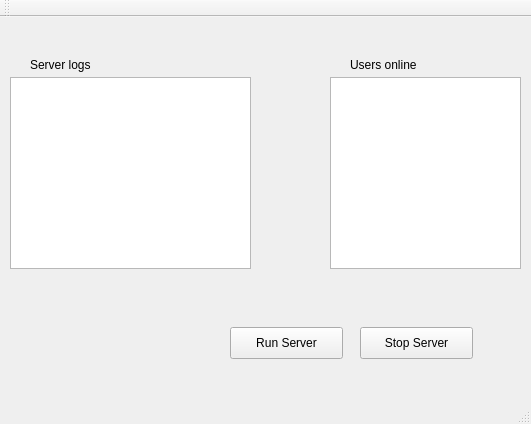
<?xml version="1.0" encoding="UTF-8"?>
<ui version="4.0">
 <class>ServerWindow</class>
 <widget class="QMainWindow" name="ServerWindow">
  <property name="geometry">
   <rect>
    <x>0</x>
    <y>0</y>
    <width>531</width>
    <height>424</height>
   </rect>
  </property>
  <property name="windowTitle">
   <string>ServerWindow</string>
  </property>
  <widget class="QWidget" name="centralWidget">
   <widget class="QTextBrowser" name="Logs">
    <property name="geometry">
     <rect>
      <x>10</x>
      <y>60</y>
      <width>241</width>
      <height>192</height>
     </rect>
    </property>
   </widget>
   <widget class="QTextBrowser" name="OnlineUsers">
    <property name="geometry">
     <rect>
      <x>330</x>
      <y>60</y>
      <width>191</width>
      <height>192</height>
     </rect>
    </property>
   </widget>
   <widget class="QPushButton" name="Starting">
    <property name="geometry">
     <rect>
      <x>230</x>
      <y>310</y>
      <width>113</width>
      <height>32</height>
     </rect>
    </property>
    <property name="text">
     <string>Run Server</string>
    </property>
   </widget>
   <widget class="QPushButton" name="Stopping">
    <property name="geometry">
     <rect>
      <x>360</x>
      <y>310</y>
      <width>113</width>
      <height>32</height>
     </rect>
    </property>
    <property name="text">
     <string>Stop Server</string>
    </property>
   </widget>
   <widget class="QLabel" name="label">
    <property name="geometry">
     <rect>
      <x>30</x>
      <y>40</y>
      <width>131</width>
      <height>16</height>
     </rect>
    </property>
    <property name="text">
     <string>Server logs</string>
    </property>
   </widget>
   <widget class="QLabel" name="label_2">
    <property name="geometry">
     <rect>
      <x>350</x>
      <y>40</y>
      <width>101</width>
      <height>16</height>
     </rect>
    </property>
    <property name="text">
     <string>Users online</string>
    </property>
   </widget>
  </widget>
  <widget class="QMenuBar" name="menuBar">
   <property name="geometry">
    <rect>
     <x>0</x>
     <y>0</y>
     <width>531</width>
     <height>22</height>
    </rect>
   </property>
  </widget>
  <widget class="QToolBar" name="mainToolBar">
   <attribute name="toolBarArea">
    <enum>TopToolBarArea</enum>
   </attribute>
   <attribute name="toolBarBreak">
    <bool>false</bool>
   </attribute>
  </widget>
  <widget class="QStatusBar" name="statusBar"/>
 </widget>
 <layoutdefault spacing="6" margin="11"/>
 <resources/>
 <connections/>
</ui>
